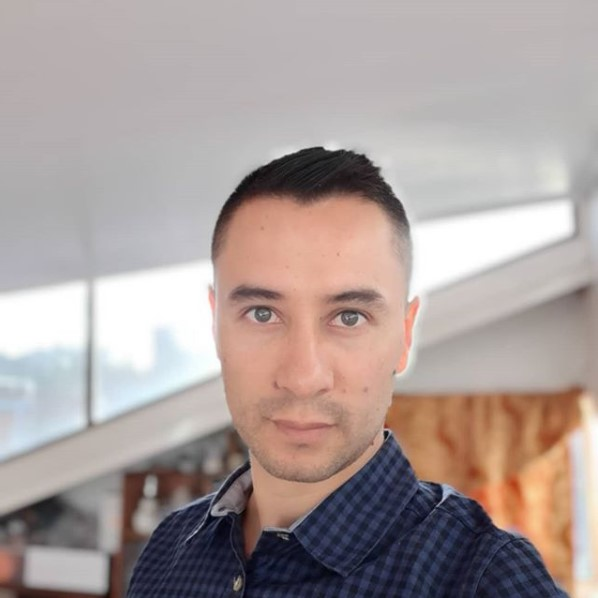
#> input picture Ejemplos/20201022Parcial/GetPersonaPhoto.jpg, 598 x 598 px
$ jupyter execute Parcial.ipynb
#> lines starting #> are read from the running program, lines starting #| are printed output that depends on the picture
[cell 1]
import matplotlib.pyplot as plt
import numpy as np
import cv2

[cell 2]
imagen = cv2.imread('GetPersonaPhoto.jpg')
#> imagen is the input picture: shape (598, 598, 3); mean B, G, R 155.2, 157.9, 170.7

[cell 3]
plt.imshow(imagen)

[cell 4]
imagen = cv2.cvtColor(imagen, cv2.COLOR_BGR2RGB)

[cell 5]
plt.imshow(imagen)

[cell 6]
cv2.circle(imagen, center=(263, 314), radius=20, color=(0, 0, 0), thickness=2)
cv2.circle(imagen, center=(349, 317), radius=20, color=(0, 0, 0), thickness=2)
cv2.line(imagen, pt1=(273, 315), pt2=(339, 316), color=(0, 0, 0), thickness=2)
cv2.line(imagen, pt1=(253, 313), pt2=(215, 294), color=(0, 0, 0), thickness=2)
#> imagen: shape (598, 598, 3); mean R, G, B 170.2, 157.5, 154.8
cv2.line(imagen, pt1=(359, 318), pt2=(406, 303), color=(0, 0, 0), thickness=2)
#> imagen: shape (598, 598, 3); mean R, G, B 170.1, 157.4, 154.8
cv2.rectangle(imagen, pt1=(225, 370), pt2=(395, 470), color= (14, 226, 237), thickness=-1)
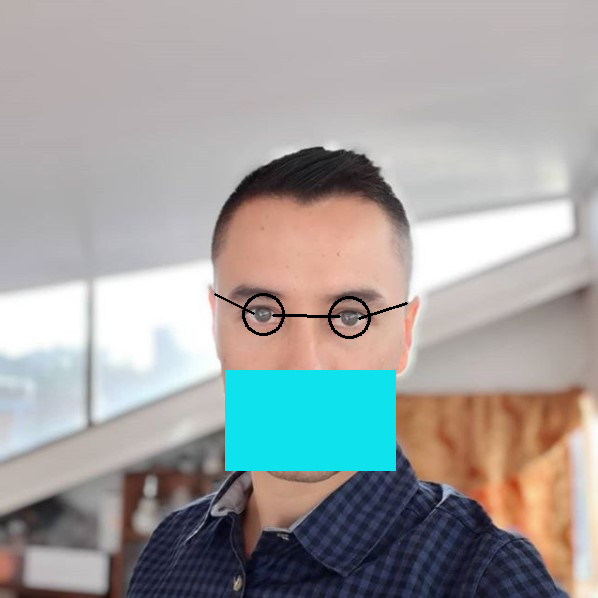
#> imagen: shape (598, 598, 3); mean R, G, B 162.1, 161.7, 160.3
plt.imshow(imagen)
